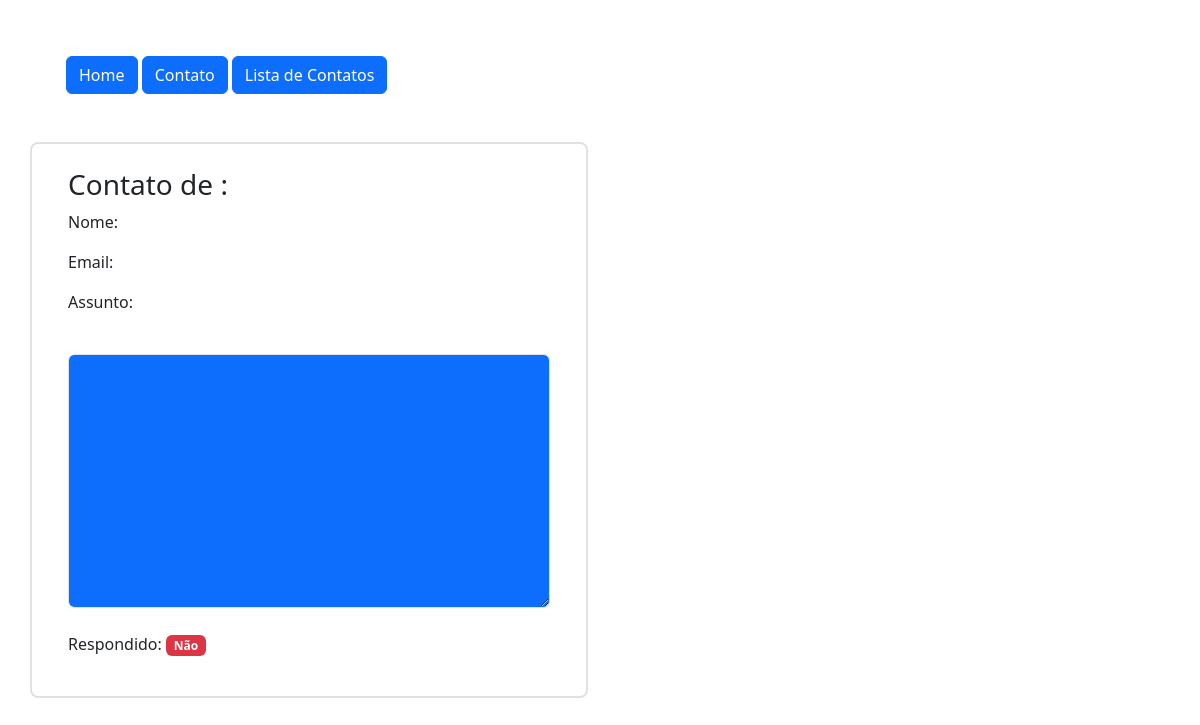
The page /contato/2/ on the database as committed earlier.
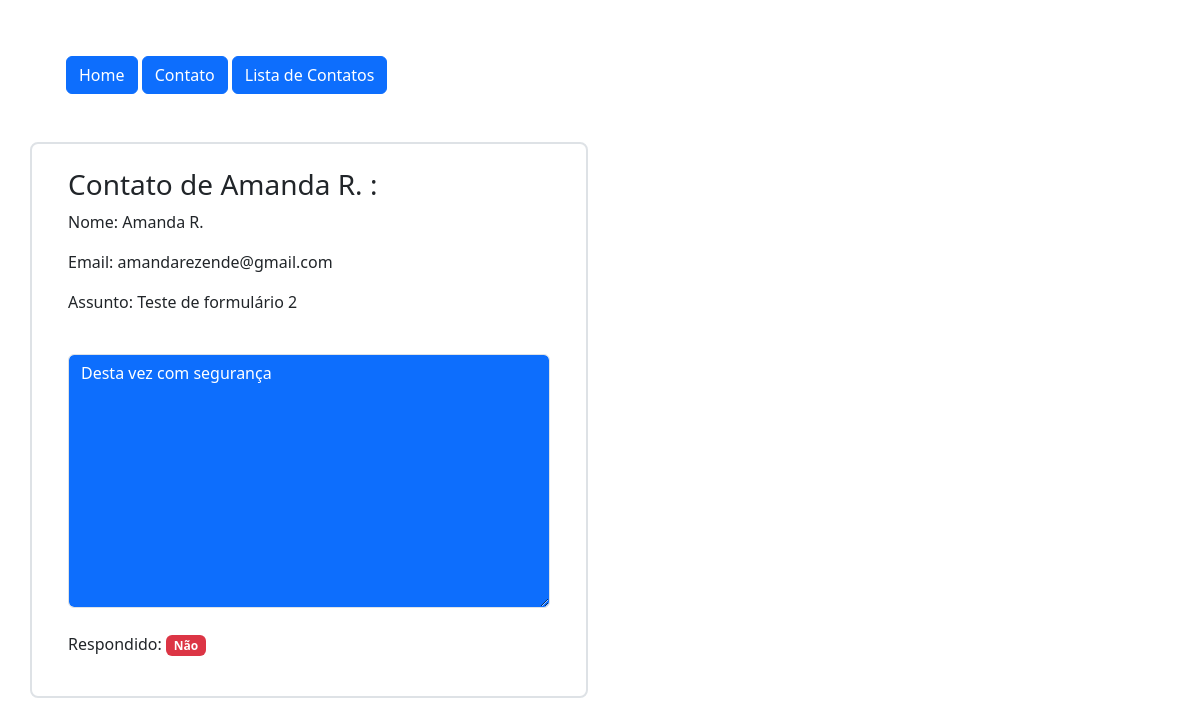
The same page on the database as committed later.
### app/models.py (models this page shows)
class Contato(db.Model):
    id = db.Column(db.Integer, primary_key=True)
    data_envio = db.Column(db.DateTime(), default=datetime.now)
    nome = db.Column(db.String(100), nullable=True)
    email = db.Column(db.String(100), nullable=True)
    assunto = db.Column(db.String(100), nullable=True)
    mensagem = db.Column(db.String(1000), nullable=True)
    respondido = db.Column(db.Integer, default=0)

### app/views.py (the view)
@app.route('/contato/<int:id>/')
def contato_id(id):
    contato = Contato.query.get(id)
    context = {'contato': contato}
    return render_template('contato_id.html', context=context)

### app/templates/contato_id.html
{% extends 'base.html' %}
{% block content %}
<div class="container">
    {% include 'nav.html' %}
    <div class="row mt-4 p-4 border border-2 rounded-3 col-6">
        <h3>Contato de {{ context['contato'].nome }} :</h3>
        <p>Nome: {{ context['contato'].nome }}</p>
        <p>Email: {{ context['contato'].email }}</p>
        <p>Assunto: {{ context['contato'].assunto }}</p>
        <div class="col-12 mt-4">
            <textarea type="text" rows="10" class="form-control bg-primary text-white " readonly>{{context['contato'].mensagem}}</textarea>
        </div>
        <div class="mt-4">
            {% if context['contato'].respondido == 1 %}
                <p>Respondido: <span class="badge bg-success">Sim</span></p>
            {% else %}
                <p>Respondido: <span class="badge bg-danger">Não</span></p>
            {% endif %}
        </div>
    </div>
</div>
{% endblock %}

Rows that differ between the two databases and show on the page:
added Contato: contato.nome "Amanda R.", contato.email "amandarezende@gmail.com", contato.assunto "Teste de formulário 2", contato.mensagem "Desta vez com segurança"
